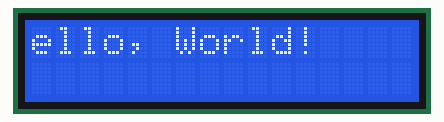
This sketch was run on a simulated Arduino Uno, built with avr-gcc and run on an emulated ATmega328P. Shown: 16×2 character LCD.

Above: at 1.13 s.
At 2.19 s:
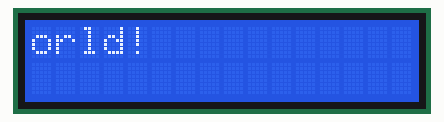
At 3.24 s:
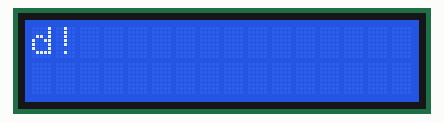
At 5.34 s:
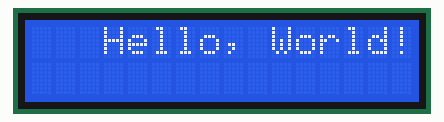
At 7.44 s:
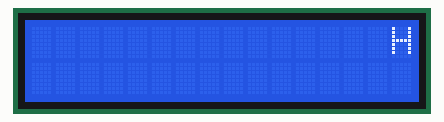
At 9.7 s:
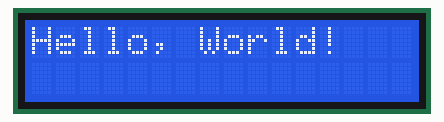

Measured:
- by itself, everything shown: repeats every 9.7 s, in 58 steps
- what the display in image 5 shows lasts 1.2 s, from 9.6 s to 10.8 s

The sketch:

LCD_Display_Scroll.ino
```cpp
// include the library code:
#include <LiquidCrystal.h>

const int rs = 12, en = 11, d4 = 6, d5 = 5, d6 = 4, d7 = 3;
LiquidCrystal lcd(rs, en, d4, d5, d6, d7);

void setup() {
  lcd.begin(16, 2); // set up the LCD's number of columns and rows
  lcd.print("Hello, World!"); // Print a message to the LCD.
  delay(1000);
}

void loop() {

  for (int positionCounter = 0; positionCounter < 13; positionCounter++) {
    lcd.scrollDisplayLeft(); //Scroll left position
    delay(150);
  }

  // scroll 29 positions (string length + display length) to the right
  // to move it offscreen right:
  for (int positionCounter = 0; positionCounter < 29; positionCounter++) {
    lcd.scrollDisplayRight(); // Scroll right position
    delay(150);
  }

  // scroll 16 positions (display length + string length) to the left
  // to move it back to center:
  for (int positionCounter = 0; positionCounter < 16; positionCounter++) {
    lcd.scrollDisplayLeft(); //Scroll left position
    delay(150);
  }
  delay(1000);
}
```
